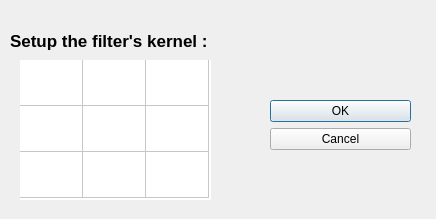
<?xml version="1.0" encoding="UTF-8"?>
<ui version="4.0">
 <class>FilterKernelDialog</class>
 <widget class="QDialog" name="FilterKernelDialog">
  <property name="geometry">
   <rect>
    <x>0</x>
    <y>0</y>
    <width>436</width>
    <height>219</height>
   </rect>
  </property>
  <property name="sizePolicy">
   <sizepolicy hsizetype="Fixed" vsizetype="Fixed">
    <horstretch>0</horstretch>
    <verstretch>0</verstretch>
   </sizepolicy>
  </property>
  <property name="minimumSize">
   <size>
    <width>50</width>
    <height>0</height>
   </size>
  </property>
  <property name="windowTitle">
   <string>Filter's kernel dialog</string>
  </property>
  <property name="styleSheet">
   <string notr="true">QLineEdit{
	width:50px;
	inputMethodHints : Qt.ImhFormattedNumbersOnly
}
QPushButton{
	width:81px;
}</string>
  </property>
  <property name="inputMethodHints">
   <set>Qt::ImhNone</set>
  </property>
  <property name="modal">
   <bool>true</bool>
  </property>
  <widget class="QDialogButtonBox" name="buttonBox">
   <property name="geometry">
    <rect>
     <x>270</x>
     <y>100</y>
     <width>141</width>
     <height>71</height>
    </rect>
   </property>
   <property name="sizePolicy">
    <sizepolicy hsizetype="Fixed" vsizetype="Fixed">
     <horstretch>80</horstretch>
     <verstretch>0</verstretch>
    </sizepolicy>
   </property>
   <property name="autoFillBackground">
    <bool>false</bool>
   </property>
   <property name="orientation">
    <enum>Qt::Vertical</enum>
   </property>
   <property name="standardButtons">
    <set>QDialogButtonBox::Cancel|QDialogButtonBox::Ok</set>
   </property>
  </widget>
  <widget class="QLabel" name="label">
   <property name="geometry">
    <rect>
     <x>10</x>
     <y>30</y>
     <width>231</width>
     <height>21</height>
    </rect>
   </property>
   <property name="font">
    <font>
     <pointsize>13</pointsize>
     <weight>75</weight>
     <bold>true</bold>
    </font>
   </property>
   <property name="text">
    <string>Setup the filter's kernel :</string>
   </property>
  </widget>
  <widget class="QTableWidget" name="tableWidget">
   <property name="geometry">
    <rect>
     <x>20</x>
     <y>60</y>
     <width>191</width>
     <height>140</height>
    </rect>
   </property>
   <property name="frameShape">
    <enum>QFrame::NoFrame</enum>
   </property>
   <property name="lineWidth">
    <number>1</number>
   </property>
   <property name="verticalScrollBarPolicy">
    <enum>Qt::ScrollBarAlwaysOff</enum>
   </property>
   <property name="horizontalScrollBarPolicy">
    <enum>Qt::ScrollBarAlwaysOff</enum>
   </property>
   <property name="autoScroll">
    <bool>false</bool>
   </property>
   <property name="rowCount">
    <number>3</number>
   </property>
   <property name="columnCount">
    <number>3</number>
   </property>
   <attribute name="horizontalHeaderVisible">
    <bool>false</bool>
   </attribute>
   <attribute name="horizontalHeaderDefaultSectionSize">
    <number>63</number>
   </attribute>
   <attribute name="verticalHeaderVisible">
    <bool>false</bool>
   </attribute>
   <attribute name="verticalHeaderDefaultSectionSize">
    <number>46</number>
   </attribute>
   <row/>
   <row/>
   <row/>
   <column/>
   <column/>
   <column/>
  </widget>
 </widget>
 <resources/>
 <connections>
  <connection>
   <sender>buttonBox</sender>
   <signal>accepted()</signal>
   <receiver>FilterKernelDialog</receiver>
   <slot>accept()</slot>
   <hints>
    <hint type="sourcelabel">
     <x>248</x>
     <y>254</y>
    </hint>
    <hint type="destinationlabel">
     <x>157</x>
     <y>274</y>
    </hint>
   </hints>
  </connection>
  <connection>
   <sender>buttonBox</sender>
   <signal>rejected()</signal>
   <receiver>FilterKernelDialog</receiver>
   <slot>reject()</slot>
   <hints>
    <hint type="sourcelabel">
     <x>316</x>
     <y>260</y>
    </hint>
    <hint type="destinationlabel">
     <x>286</x>
     <y>274</y>
    </hint>
   </hints>
  </connection>
 </connections>
</ui>
